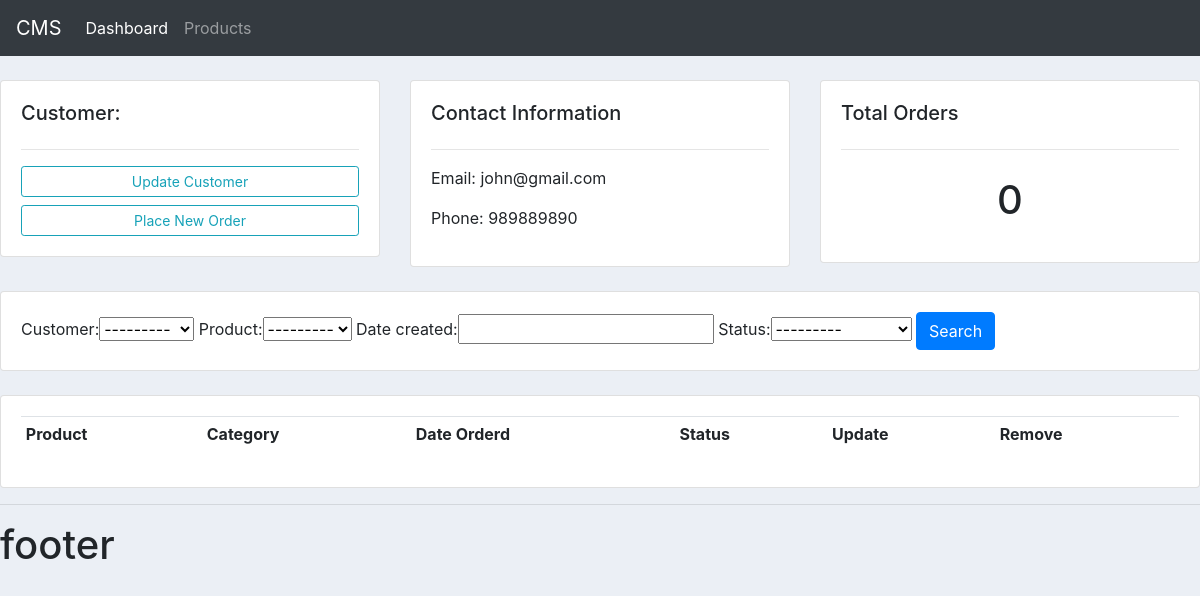
The page /customers/1/ on the database as committed earlier.
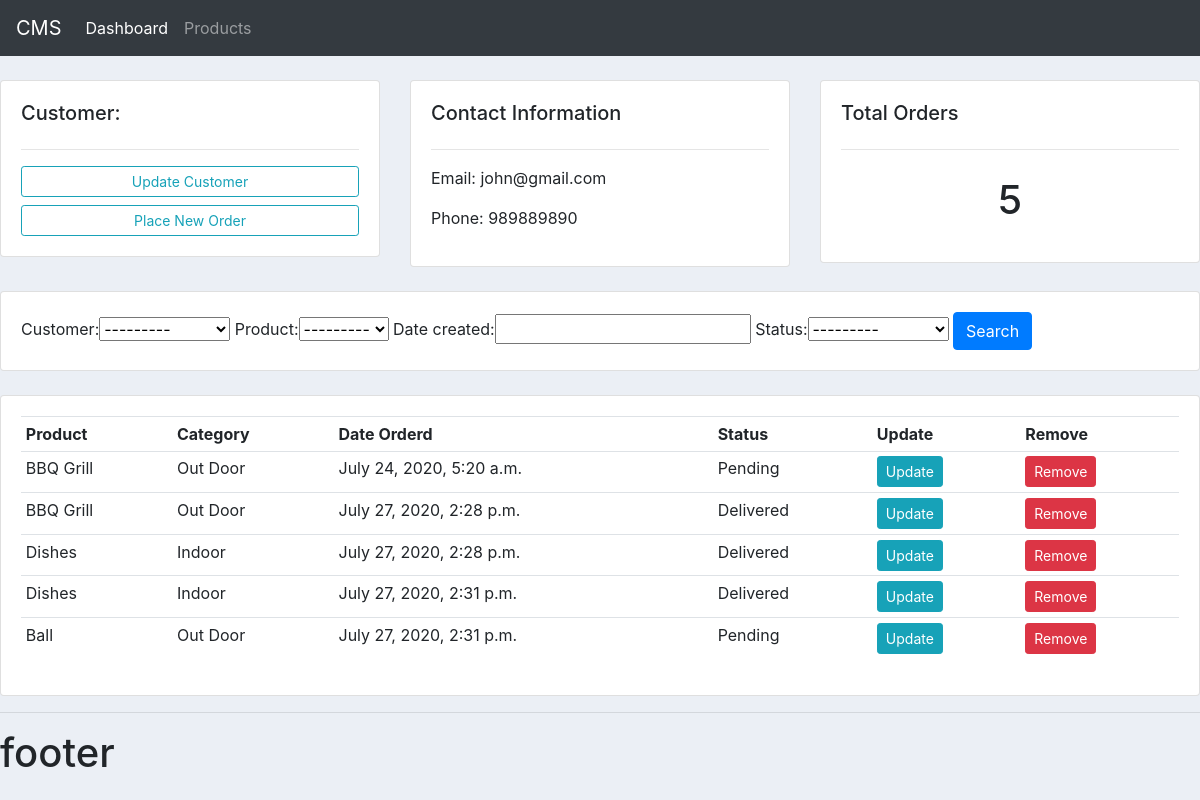
The same page on the database as committed later.
### accounts/models.py (models this page shows, shortened)
class Order(models.Model):
    STATUS = (
        ('Pending','Pending'),
        ('Out for Delivery', 'Out for Delivery'),
        ('Delivered', 'Delivered'),
    )
    customer = models.ForeignKey(Customer,null=True, on_delete = models.SET_NULL)
    product = models.ForeignKey(Product,null=True, on_delete = models.SET_NULL)
    date_created =  models.DateTimeField(auto_now_add=True, null = True)
    status =  models.CharField(max_length=200, null = True, choices=STATUS)

class Product(models.Model):
    CATAGORY = (
        ('Indoor','Indoor'),
        ('Out Door', 'Out Door'),
    )
    name =  models.CharField(max_length=200, null = True)
    price = models.FloatField(null=True)
    category =  models.CharField(max_length=200, null = True, choices=CATAGORY)
    description =  models.CharField(max_length=200, null = True, blank=True)
    date_created =  models.DateTimeField(auto_now_add=True, null = True)
    tags = models.ManyToManyField(Tag)
    def __str__(self):
        return self.name

### accounts/views.py (the view)
# urls.py: path('customers/<str:pk>/', views.customers, name='customers'),
def customers(request,pk):
    customer = Customer.objects.get(id=pk)
    orders = customer.order_set.all()
    orders_count = orders.count()
    my_filter = OrderFilter(request.GET, queryset=orders)
    orders = my_filter.qs
    context = {'customer':customer, 'orders':orders, 'orders_count':orders_count,'my_filter':my_filter}
    return render(request, 'accounts/customers.html',context)

### accounts/models.py (called while the page is built)
    def __str__(self):
        return self.name

### accounts/templates/accounts/customers.html
{% extends 'accounts/main.html' %}
{% block content %}
	<br>
    <div class="row">
        <div class="col-md">
            <div class="card card-body">
                <h5>Customer:</h5>
                <hr>
                <a class="btn btn-outline-info  btn-sm btn-block" href="">Update Customer</a>
                <a href="{% url 'create_order' customer.id%}" class="btn btn-outline-info  btn-sm btn-block" href="">Place New Order</a>
            </div>
        </div>
        <div class="col-md">
            <div class="card card-body">
                <h5>Contact Information</h5>
                <hr>
                <p>Email: {{customer.email}}</p>
                <p>Phone: {{customer.phone}}</p>
            </div>
        </div>
        <div class="col-md">
            <div class="card card-body">
                <h5>Total Orders</h5>
                <hr>
                <h1 style="text-align: center;padding: 10px">{{orders_count}}</h1>
            </div>
        </div>
    </div>
    <br>
    <div class="row">
        <div class="col">
            <div class="card card-body">
                <form method="get">
                    {{my_filter.form}}
                <button class="btn btn-primary" type="submit">Search</button>
              </form>
            </div>
        </div>
    </div>
    <br>
    <div class="row">
        <div class="col-md">
            <div class="card card-body">
                <table class="table table-sm">
                    <tr>
                        <th>Product</th>
                        <th>Category</th>
                        <th>Date Orderd</th>
                        <th>Status</th>
                        <th>Update</th>
                        <th>Remove</th>
                    </tr>
                    {% for order in orders%}
                        <tr>
                            <td>{{order.product.name}}</td>
                            <td>{{order.product.category}}</td>
                            <td>{{order.date_created}}</td>
                            <td>{{order.status}}</td>
                            <td><a href="{% url 'update_order' order.id%}" class="btn btn-sm btn-info">Update</a></td>
                            <td><a href="{% url 'remove_order' order.id%}" class="btn btn-sm btn-danger">Remove</a></td>
                        </tr>
                    {% endfor %}
                </table>
            </div>
        </div>
    </div>
{% endblock content %}

Rows that differ between the two databases and show on the page:
added Order: product.name "BBQ Grill", product.category "Out Door", date_created "July 24, 2020, 5:20 a.m.", status "Pending"
added Order: product.name "BBQ Grill", product.category "Out Door", date_created "July 27, 2020, 2:28 p.m.", status "Delivered"
added Order: product.name "Dishes", product.category "Indoor", date_created "July 27, 2020, 2:28 p.m.", status "Delivered"
added Order: product.name "Dishes", product.category "Indoor", date_created "July 27, 2020, 2:31 p.m.", status "Delivered"
added Order: product.name "Ball", product.category "Out Door", date_created "July 27, 2020, 2:31 p.m.", status "Pending"
Other text that changed with them:
{{ orders_count }}: "0" → "5"
